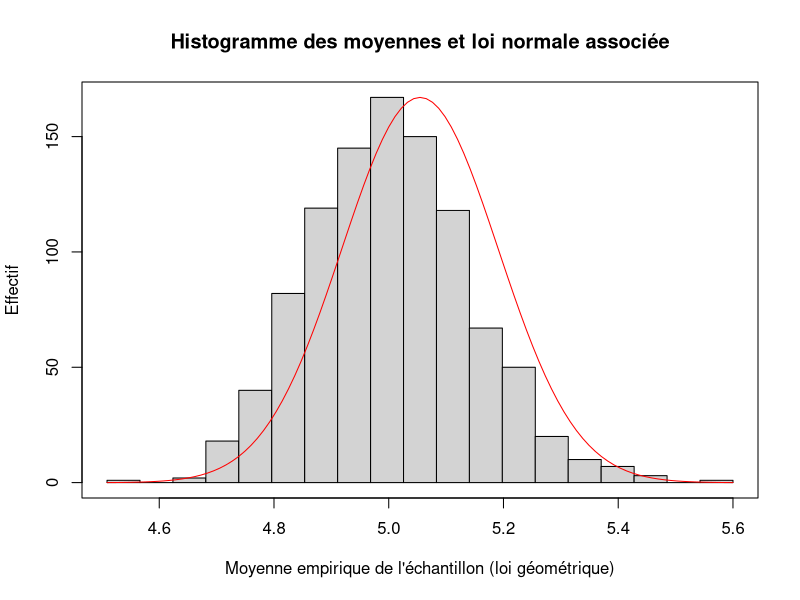

Reproduce this figure in R.
# Exercice 3

# Fonction simulant m échantillons de taille n de la loi géométrique de paramètre p

simule_geometriques <- function(m,n,p)
{
  # On créée un vecteur contenant les m échantillons
  echantillons <- matrix(nrow = m, ncol = n)
  
  for (k in (1:m))
  {
    # rgeom(n,p) simule un échantillon de taille n d'une variable aléatoire Y 
    # telle que Y+1 suit une loi géométrique de paramètre p
    y = rgeom(n,p)
    echantillons[k,] <- y+1
  }

  echantillons
}

#Q1 - Vérification des intervalles de confiance

# Fonction évaluant l'intervalle de confiance asymptotique de seuil alpha
# pour une échantillon donné suivant une loi géométrique

intervalle <- function(echantillon, alpha)
{
  n <- length(echantillon)
  # On évalue la moyenne empirique de l'echantillon et on en déduit une estimation du paramètre
  # de la loi que suivent les variables aléatoires
  Xn <- mean(echantillon)
  Pn <- 1/Xn
  # On calcule les valeurs nécessaires à l'évaluation de l'intervalle
  Ua <- qnorm(1 - alpha/2)
  inter <- Ua*sqrt((Xn-1)/(n*(Xn^3)))
  # On évalue l'intervalle
  b_inf <- Pn - inter
  b_sup <- Pn + inter
  IC <- c(b_inf,b_sup)
  IC
}

# Fonction simulant m échantillons de taille n de la loi géométrique de paramètre p, et calculant
# ensuite leur intervalle de confiance de seuil alpha pour Pn obtenu via une évaluation empirique. 
# Elle affiche ensuite le taux d'intervalles de confiance contenant p sur les m calculés.
validation_intervalles <- function(m,n,p,alpha)
{
  # Simulation des m échantillons de taille n et de paramètre p
  echantillons = simule_geometriques(m,n,p)
  # Validation des intervalles
  bons_intervalles <- 0
  for (k in (1:m))
  {
    # Calcul de l'interval de confiance
    IC = intervalle(echantillons[k,],alpha)
    # Vérification de la validité de l'intervalle
    if (p >= IC[1] & p <= IC[2])
    {
      bons_intervalles <- bons_intervalles + 1
    }
  }
  taux <- bons_intervalles/m
  cat(taux*100, "% des intervalles encadrent bien le paramètre p. Pourcentage attendu : ", (1 - alpha)*100, "%")

}

validation_intervalles(10000,1000,0.8,0.05)

# Q2 - Vérification de la loi faible des grands nombres

# Fonction simulant m échantillons de taille n de la loi géométrique de paramètre p, et calculant
# ensuite leur moyenne empirique. Elle affiche ensuite si le nombre de moyennes empiriques ayant 
# un écart inférieur à e avec l'espérance

validation_grands_nombres <- function(m,n,p,e)
{
  # Simulation des m échantillons de taille n et de paramètre p
  echantillons <- simule_geometriques(m,n,p)
  # Validation des moyennes empiriques
  esperance <- 1/p
  moyennes_justes <- 0
  for (k in (1:m))
  {
    moyenne_empirique = mean(echantillons[k,])
    if (abs(moyenne_empirique - esperance) < e)
    {
      moyennes_justes <- moyennes_justes + 1
    }
  }
  cat(moyennes_justes, "échantillons (de taille",n,") sur les", m ,"simulés ont un écart entre leur espérance et leur moyenne empirique inférieur à", e, "\n")
}

# Execution en faisant augmenter la valeur de n
validation_grands_nombres(100,500,0.7,0.05)
validation_grands_nombres(100,1000,0.7,0.05)
validation_grands_nombres(100,5000,0.7,0.05)
# On peut conclure de ces résultats que la moyenne empirique se rapproche bien de l'espérance
# quand n augmente, ce qui confirme le résultat de la loi faible des grands nombre

# Q3 - Validation du théorème central limite

validation_theoreme_central <- function(m,n,p)
{
  # Simulation des m échantillons de taille n et de paramètre p
  echantillons <- simule_geometriques(m,n,p)
  # Calcul des moyennes empiriques
  moyennes <- matrix(0,1,m)
  moy <- 1/p
  std <- sqrt(1-p)/p
  for (k in (1:m))
  {
    moyennes[k] <- mean(echantillons[k,])
  }
  # Affichage de l'histogramme à classes des moyennes empiriques ainsi que de la loi normale associée
  min <- min(moyennes)
  max <- max(moyennes)
  brk <- seq(min,max,length = 20)
  hist(moyennes,xlab = "", ylab = "Effectif", breaks = brk, main = "Histogramme des moyennes et loi normale associée")
  par(new=TRUE)
  plot(function(x) dnorm(x,moy,std),  moy-4*std, moy+4*std,xlab="Moyenne empirique de l'échantillon (loi géométrique)",ylab="",main = "",xaxt="n", yaxt="n", col = "red")
}

validation_theoreme_central(1000,1000,0.2)

# Pour un nombre d'échantillons suffisement grand (m = 1000), on voit que quand n augmente la loi de répartition
# des moyennes empiriques se rapproche d'une loi normale
